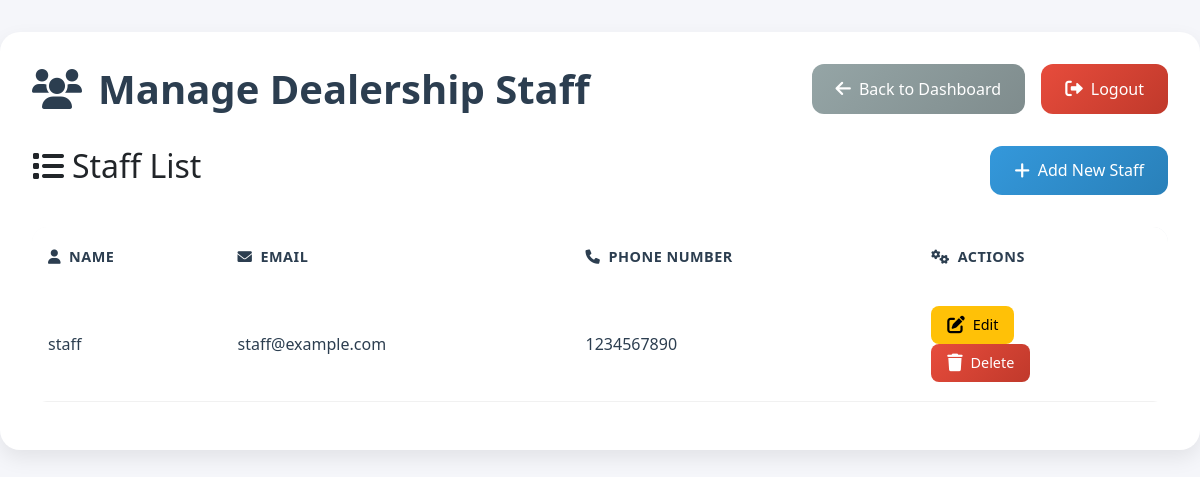
The page /manage-staff/ on the database as committed earlier.
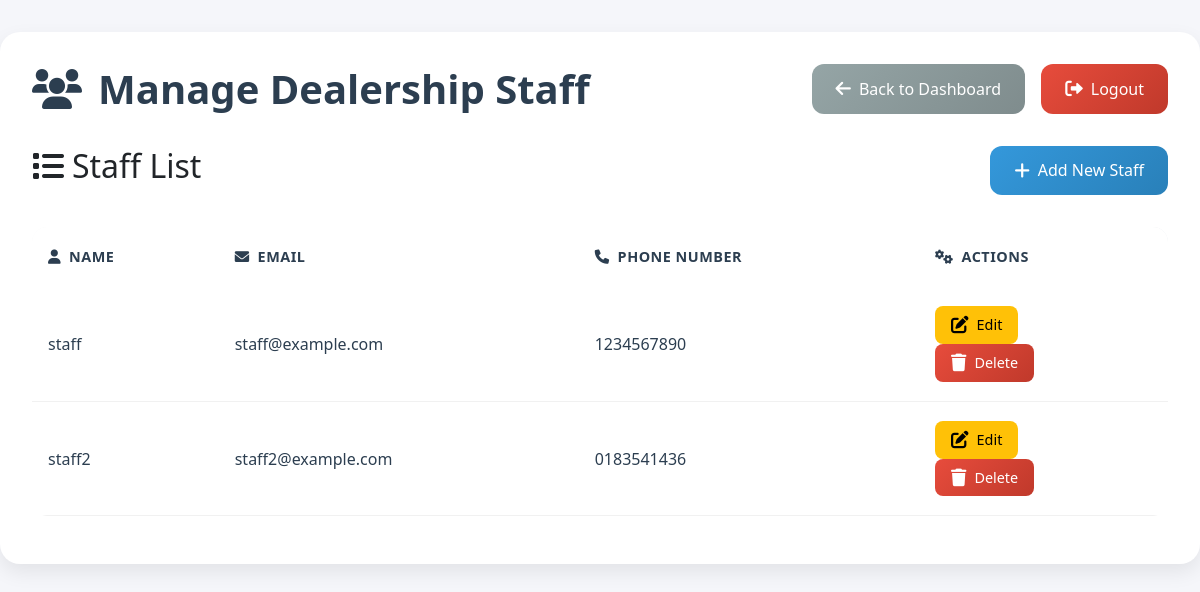
The same page on the database as committed later.
### myproject/models.py (models this page shows, shortened)
class Staff(models.Model):
    user = models.OneToOneField(User, on_delete=models.CASCADE, primary_key=True)
    full_name = models.CharField(max_length=100, default="Unknown")
    phone_number = models.CharField(max_length=15, default="")

class User(AbstractBaseUser):
    ROLE_CHOICES = [
        ("admin", "Admin"),
        ("staff", "Dealership Staff"),
        ("driver", "Delivery Driver"),
        ("customer", "Customer"),
    ]
    email = models.EmailField(unique=True)
    role = models.CharField(max_length=20, choices=ROLE_CHOICES)
    is_active = models.BooleanField(default=True)
    is_staff = models.BooleanField(default=False)
    objects = UserManager()
    USERNAME_FIELD = "email"
    REQUIRED_FIELDS = ["role"]

### myproject/views.py (the view)
# urls.py: path('manage-staff/', views.manage_staff, name='manage_staff'),
def manage_staff(request):
    staff_list = Staff.objects.all()
    return render(request, "manage_staff.html", {"staff_list": staff_list})

### myproject/templates/manage_staff.html (shortened to what this page needs)
<!DOCTYPE html>
{% load static %}
<html lang="en">
<head>
  <link href="https://cdn.jsdelivr.net/npm/bootstrap@5.3.0/dist/css/bootstrap.min.css" rel="stylesheet">
  <link rel="stylesheet" href="https://cdnjs.cloudflare.com/ajax/libs/font-awesome/6.0.0/css/all.min.css">
</head>
<body>
  <div class="dashboard-box">
    <div class="page-header">
      <h1><i class="fas fa-users me-3"></i>Manage Dealership Staff</h1>
      <div class="button-container">
        <a href="{% url 'admin_dashboard' %}" class="btn btn-secondary">
          <i class="fas fa-arrow-left"></i> Back to Dashboard
        </a>
        <a href="{% url 'logout' %}" class="btn btn-danger">
          <i class="fas fa-sign-out-alt"></i> Logout
        </a>
      </div>
    </div>
    <div class="content-box">
      <div class="d-flex justify-content-between align-items-center">
        <h2><i class="fas fa-list me-2"></i>Staff List</h2>
        <button class="btn btn-primary" data-bs-toggle="modal" data-bs-target="#addStaffModal">
          <i class="fas fa-plus"></i> Add New Staff
        </button>
      </div>
      {% if staff_list %}
        <div class="table-responsive">
          <table class="table">
            <thead>
              <tr>
                <th><i class="fas fa-user me-2"></i>Name</th>
                <th><i class="fas fa-envelope me-2"></i>Email</th>
                <th><i class="fas fa-phone me-2"></i>Phone Number</th>
                <th><i class="fas fa-cogs me-2"></i>Actions</th>
              </tr>
            </thead>
            <tbody>
              {% for staff in staff_list %}
              <tr>
                <td>{{ staff.full_name }}</td>
                <td>{{ staff.user.email }}</td>
                <td>{{ staff.phone_number }}</td>
                <td>
                  <button class="btn btn-warning btn-sm me-2" data-bs-toggle="modal" data-bs-target="#editStaffModal{{ staff.user.id }}">
                    <i class="fas fa-edit"></i> Edit
                  </button>
                  <button class="btn btn-danger btn-sm" data-bs-toggle="modal" data-bs-target="#deleteStaffModal{{ staff.user.id }}">
                    <i class="fas fa-trash"></i> Delete
                  </button>
                </td>
              </tr>
              {% endfor %}
            </tbody>
          </table>
        </div>
      {% else %}
        <div class="alert alert-info mt-4">
          <i class="fas fa-info-circle"></i>
          No staff members found. Add a new staff member using the "Add New Staff" button above.
        </div>
      {% endif %}
    </div>
  </div>
</body>
</html>

Rows that differ between the two databases and show on the page:
added Staff: full_name "staff2", user.email "staff2@example.com", phone_number "0183541436"
